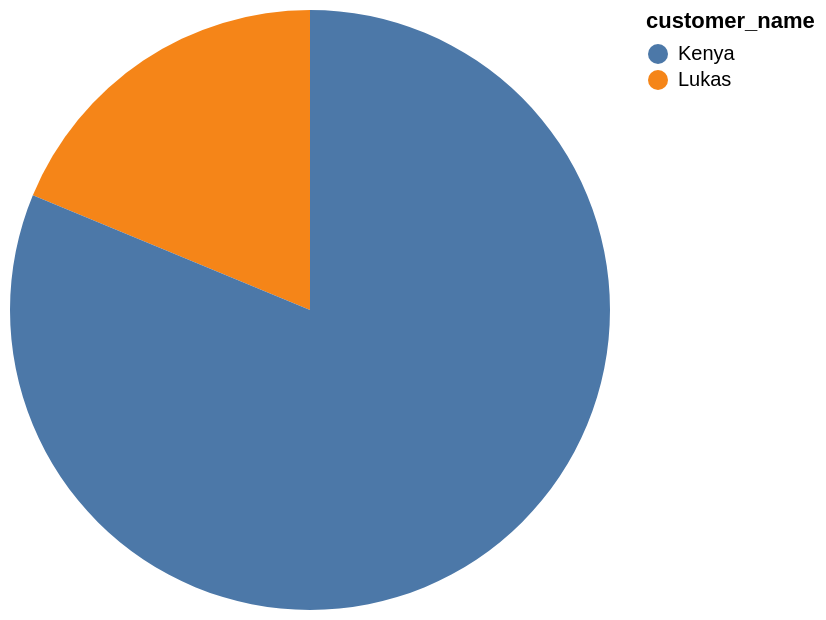

Express this chart as Vega-Lite.
### Vega-Lite specification from a JSON file in a GitHub repository (floating-point values rounded to 4 significant figures)
{"data": {"values": [{"x_data": "Lukas", "y_data": 3}, {"x_data": "Kenya", "y_data": 13}]}, "mark": "arc", "encoding": {"theta": {"field": "y_data", "type": "quantitative", "title": "customer_id"}, "color": {"field": "x_data", "type": "nominal", "title": "customer_name"}}}
